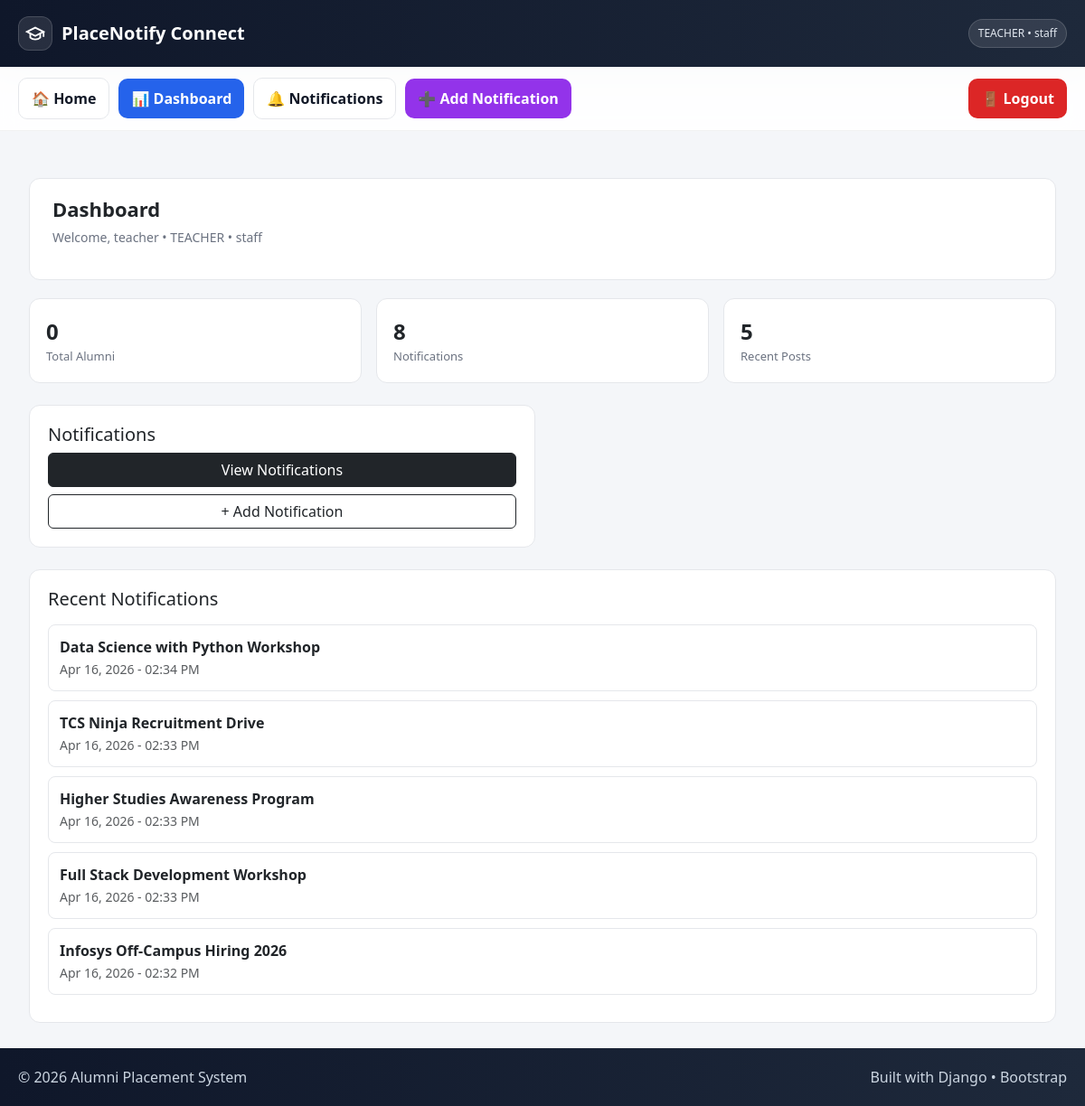
/hod-dashboard/ (signed in), run on the app's committed database.
### mainapp/models.py (models this page shows, shortened)
class Teacher(models.Model):
    ROLE_CHOICES = (
        ('HOD', 'HOD'),
        ('TEACHER', 'Teacher'),
    )
    user = models.OneToOneField(User, on_delete=models.CASCADE)
    department = models.ForeignKey(Department, on_delete=models.CASCADE)
    role = models.CharField(max_length=10, choices=ROLE_CHOICES)

class Department(models.Model):
    name = models.CharField(max_length=100)

class Notification(models.Model):
    NOTIFICATION_TYPES = (
        ('career', 'Career Guidance'),
        ('exam', 'Exams'),
        ('job', 'Job Opportunity'),
        ('workshop', 'Workshops'),
    )
    title = models.CharField(max_length=200)
    message = models.TextField()
    notification_type = models.CharField(
        max_length=20,
        choices=NOTIFICATION_TYPES,
        default='career'
    )
    department = models.ForeignKey(Department, on_delete=models.CASCADE)
    created_by = models.ForeignKey(User, on_delete=models.CASCADE)
    created_at = models.DateTimeField(auto_now_add=True)

### mainapp/views.py (the view)
# urls.py: path('hod-dashboard/', views.hod_dashboard, name='hod_dashboard'),
@login_required
def hod_dashboard(request):
    teacher = request.user.teacher
    alumni = Alumni.objects.filter(department=teacher.department)
    alumni_count = alumni.count()
    notification_count = Notification.objects.filter(department=teacher.department).count()
    recent_notifications = Notification.objects.filter(
        department=teacher.department
    ).order_by('-created_at')[:5]
    year_qs = alumni.values('graduation_year') \
        .annotate(count=Count('id')) \
        .order_by('graduation_year')
    year_labels = [str(x['graduation_year']) for x in year_qs]
    year_data = [x['count'] for x in year_qs]
    low = alumni.filter(salary__lt=5).count()
    mid = alumni.filter(salary__gte=5, salary__lt=10).count()
    high = alumni.filter(salary__gte=10).count()
    salary_labels = ['<5 LPA', '5-10 LPA', '>10 LPA']
    salary_data = [low, mid, high]
    context = {
        'alumni_count': alumni_count,
        'notification_count': notification_count,
        'recent_notifications': recent_notifications,
        'recent_count': recent_notifications.count(),
        'year_labels': year_labels,
        'year_data': year_data,
        'salary_labels': salary_labels,
        'salary_data': salary_data,
    }
    return render(request, 'hod_dashboard.html', context)

### mainapp/templates/hod_dashboard.html (shortened to what this page needs)
{% extends "base.html" %}
{% block content %}
<div class="container mt-4 dash-wrap">
  <div class="hero">
    <h2>Dashboard</h2>
    <p>
      Welcome, {{ request.user.username }} •
      {{ user.teacher.role }} •
      {{ user.teacher.department.name }}
    </p>
  </div>
  <div class="row g-3 mb-4">
    <div class="col-md-4">
      <div class="stat-box">
        <div class="stat-number">{{ alumni_count }}</div>
        <div class="stat-label">Total Alumni</div>
      </div>
    </div>
    <div class="col-md-4">
      <div class="stat-box">
        <div class="stat-number">{{ notification_count }}</div>
        <div class="stat-label">Notifications</div>
      </div>
    </div>
    <div class="col-md-4">
      <div class="stat-box">
        <div class="stat-number">{{ recent_count }}</div>
        <div class="stat-label">Recent Posts</div>
      </div>
    </div>
  </div>
  <div class="row g-3 mb-4">
    <div class="col-md-6">
      <div class="cardx">
        <h5>Notifications</h5>
        <a href="{% url 'notifications' %}" class="btn btn-dark w-100">
          View Notifications
        </a>
        {% if user.teacher.role == "TEACHER" %}
        <a href="{% url 'add_notification' %}" class="btn btn-outline-dark w-100 mt-2">
          + Add Notification
        </a>
        {% endif %}
      </div>
    </div>
  </div>
  <div class="cardx">
    <h5 class="mb-3">Recent Notifications</h5>
    {% for n in recent_notifications %}
      <div class="recent-item">
        <strong>{{ n.title }}</strong><br>
        <small class="text-muted">
          {{ n.created_at|date:"M d, Y - h:i A" }}
        </small>
      </div>
    {% empty %}
      <p class="text-muted">No recent notifications</p>
    {% endfor %}
  </div>
</div>
{% endblock %}

### mainapp/templates/base.html (shortened to what this page needs)
<!DOCTYPE html>
<html lang="en">
<head>
  <link href="https://cdn.jsdelivr.net/npm/bootstrap@5.3.2/dist/css/bootstrap.min.css" rel="stylesheet">
</head>
<body>
<header class="top-header">
  <div class="wrap">
    <div class="brand">
      <div class="logo">
        <svg width="22" height="22" viewBox="0 0 24 24" fill="none" stroke="white" stroke-width="2">
          <path d="M22 10v6M2 10l10-5 10 5-10 5z"></path>
          <path d="M6 12v5c3 3 9 3 12 0v-5"></path>
        </svg>
      </div>
      <h1>PlaceNotify Connect</h1>
    </div>
    {% if user.is_authenticated and user.teacher %}
      <div class="role-pill">
        {{ user.teacher.role }} • {{ user.teacher.department.name }}
      </div>
    {% endif %}
  </div>
</header>
<div class="nav-shell">
  <div class="wrap">
    <div class="nav-left">
      <a href="/" class="nav-btn">🏠 Home</a>
      {% if user.is_authenticated and user.teacher %}
        {% if user.teacher.role == "HOD" %}
          <a href="{% url 'hod_dashboard' %}" class="nav-btn primary">📊 Dashboard</a>
        {% elif user.teacher.role == "TEACHER" %}
          <a href="{% url 'teacher_dashboard' %}" class="nav-btn primary">📊 Dashboard</a>
        {% endif %}
      {% endif %}
      <a href="{% url 'notifications' %}" class="nav-btn">🔔 Notifications</a>
      {% if user.is_authenticated and user.teacher %}
        {% if user.teacher.role == "TEACHER" %}
          <a href="{% url 'add_notification' %}" class="nav-btn purple">➕ Add Notification</a>
        {% endif %}
      {% endif %}
    </div>
    <div class="nav-right">
      {% if user.is_authenticated %}
        <form method="post" action="{% url 'logout' %}">
          <button type="submit" class="nav-btn danger">🚪 Logout</button>
        </form>
      {% else %}
        <a href="{% url 'login' %}" class="nav-btn dark">🔐 Login</a>
      {% endif %}
    </div>
  </div>
</div>
<main>
  {% block content %}{% endblock %}
</main>
<footer>
  <div class="wrap">
    <div>© 2026 Alumni Placement System</div>
    <div>Built with Django • Bootstrap</div>
  </div>
</footer>
</body>
</html>

### mainapp/templates/base.html (style rules this page uses)
:root { --dark-1:#0f172a; --dark-2:#1e293b; --slate:#334155; --bg1:#f8fafc; --bg2:#e2e8f0; --primary:#2563eb; --purple:#9333ea; --danger:#dc2626; --muted:#64748b; }
* { margin:0; padding:0; box-sizing:border-box; }
body { font-family: -apple-system, BlinkMacSystemFont, 'Segoe UI', sans-serif; background: linear-gradient(to bottom right, var(--bg1), var(--bg2)); min-height: 100vh; display:flex; flex-direction:column; }
.top-header { background: linear-gradient(to right, var(--dark-1), var(--dark-2)); color:#fff; padding:18px 0; box-shadow: 0 10px 25px rgba(0,0,0,0.15); }
.wrap { max-width:1200px; margin:0 auto; padding:0 20px; display:flex; align-items:center; justify-content:space-between; gap:16px; }
.brand { display:flex; align-items:center; gap:10px; }
.logo { width:38px; height:38px; display:grid; place-items:center; border-radius:12px; background: rgba(255,255,255,0.1); border: 1px solid rgba(255,255,255,0.15); }
.brand h1 { font-size:20px; font-weight:800; margin:0; }
.role-pill { font-size:12px; padding:6px 10px; border-radius:999px; background: rgba(255,255,255,0.10); border: 1px solid rgba(255,255,255,0.15); color:#e2e8f0; }
.nav-shell { position: sticky; top:0; z-index:100; background: rgba(255,255,255,0.9); backdrop-filter: blur(10px); border-bottom:1px solid rgba(0,0,0,0.05); }
.nav-shell .wrap { padding:12px 20px; flex-wrap:wrap; }
.nav-left, .nav-right { display:flex; gap:10px; flex-wrap:wrap; align-items:center; }
.nav-btn { padding:10px 14px; border-radius:10px; font-weight:600; text-decoration:none; border:1px solid #e5e7eb; background:#fff; color:#111827; transition:0.2s; }
.primary { background:var(--primary); color:#fff; border:none; }
.purple { background:var(--purple); color:#fff; border:none; }
.danger { background:var(--danger); color:#fff; border:none; }
main { flex:1; max-width:1200px; margin:28px auto; padding:0 20px; width:100%; }
footer { margin-top:auto; background: linear-gradient(to right, var(--dark-1), var(--dark-2)); color:#cbd5e1; padding:20px 0; }
footer .wrap { justify-content:space-between; }

### mainapp/templates/hod_dashboard.html (style rules this page uses)
body { background:#f4f6f9; font-family:'Segoe UI', sans-serif; }
.dash-wrap { max-width:1200px; margin:auto; }
.hero { padding:20px 25px; border-radius:12px; background:#ffffff; border:1px solid #e5e7eb; margin-bottom:20px; }
.hero h2 { font-size:22px; font-weight:700; }
.hero p { color:#6b7280; font-size:14px; }
.stat-box { background:#fff; padding:18px; border-radius:12px; border:1px solid #e5e7eb; }
.stat-number { font-size:24px; font-weight:800; }
.stat-label { color:#6b7280; font-size:13px; }
.cardx { background:#fff; padding:20px; border-radius:12px; border:1px solid #e5e7eb; }
.recent-item { padding:12px; border:1px solid #e5e7eb; border-radius:8px; margin-bottom:10px; }

### data on the page
Notification: title "Data Science with Python Workshop", created_at "Apr 16, 2026 - 02:34 PM"
Notification: title "TCS Ninja Recruitment Drive", created_at "Apr 16, 2026 - 02:33 PM"
Notification: title "Higher Studies Awareness Program", created_at "Apr 16, 2026 - 02:33 PM"
Notification: title "Full Stack Development Workshop", created_at "Apr 16, 2026 - 02:33 PM"
Notification: title "Infosys Off-Campus Hiring 2026", created_at "Apr 16, 2026 - 02:32 PM"

### other printed values
{{ user.teacher.role }} "TEACHER"
{{ user.teacher.department.name }} "staff"
{{ request.user.username }} "teacher"
{{ alumni_count }} "0"
{{ notification_count }} "8"
{{ recent_count }} "5"
